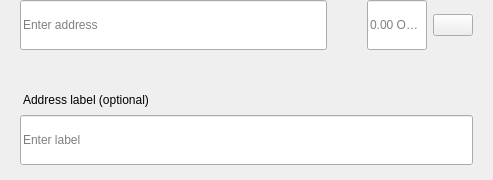
<?xml version="1.0" encoding="UTF-8"?>
<ui version="4.0">
 <class>SendMultiRow</class>
 <widget class="QWidget" name="SendMultiRow">
  <property name="geometry">
   <rect>
    <x>0</x>
    <y>0</y>
    <width>493</width>
    <height>180</height>
   </rect>
  </property>
  <property name="minimumSize">
   <size>
    <width>0</width>
    <height>0</height>
   </size>
  </property>
  <property name="maximumSize">
   <size>
    <width>16777215</width>
    <height>16777215</height>
   </size>
  </property>
  <property name="windowTitle">
   <string>Form</string>
  </property>
  <layout class="QVBoxLayout" name="verticalLayout_3">
   <property name="spacing">
    <number>0</number>
   </property>
   <property name="leftMargin">
    <number>0</number>
   </property>
   <property name="topMargin">
    <number>0</number>
   </property>
   <property name="rightMargin">
    <number>20</number>
   </property>
   <property name="bottomMargin">
    <number>5</number>
   </property>
   <item alignment="Qt::AlignTop">
    <widget class="QWidget" name="widget" native="true">
     <property name="sizePolicy">
      <sizepolicy hsizetype="Expanding" vsizetype="Maximum">
       <horstretch>0</horstretch>
       <verstretch>0</verstretch>
      </sizepolicy>
     </property>
     <property name="minimumSize">
      <size>
       <width>0</width>
       <height>60</height>
      </size>
     </property>
     <property name="maximumSize">
      <size>
       <width>16777215</width>
       <height>85</height>
      </size>
     </property>
     <layout class="QHBoxLayout" name="horizontalLayout" stretch="6,0,2">
      <property name="spacing">
       <number>0</number>
      </property>
      <property name="leftMargin">
       <number>8</number>
      </property>
      <property name="topMargin">
       <number>0</number>
      </property>
      <property name="rightMargin">
       <number>0</number>
      </property>
      <property name="bottomMargin">
       <number>0</number>
      </property>
      <item alignment="Qt::AlignTop">
       <widget class="QStackedWidget" name="stackedAddress">
        <property name="minimumSize">
         <size>
          <width>0</width>
          <height>50</height>
         </size>
        </property>
        <property name="maximumSize">
         <size>
          <width>16777215</width>
          <height>50</height>
         </size>
        </property>
        <widget class="QWidget" name="page_4">
         <property name="sizePolicy">
          <sizepolicy hsizetype="Expanding" vsizetype="Preferred">
           <horstretch>0</horstretch>
           <verstretch>0</verstretch>
          </sizepolicy>
         </property>
         <property name="minimumSize">
          <size>
           <width>0</width>
           <height>50</height>
          </size>
         </property>
         <property name="maximumSize">
          <size>
           <width>16777215</width>
           <height>55</height>
          </size>
         </property>
         <layout class="QVBoxLayout" name="verticalLayout_7">
          <property name="spacing">
           <number>0</number>
          </property>
          <property name="leftMargin">
           <number>12</number>
          </property>
          <property name="topMargin">
           <number>0</number>
          </property>
          <property name="rightMargin">
           <number>0</number>
          </property>
          <property name="bottomMargin">
           <number>0</number>
          </property>
          <item>
           <widget class="QLineEdit" name="lineEditAddress">
            <property name="minimumSize">
             <size>
              <width>0</width>
              <height>50</height>
             </size>
            </property>
            <property name="maximumSize">
             <size>
              <width>16777215</width>
              <height>50</height>
             </size>
            </property>
            <property name="placeholderText">
             <string>Enter address</string>
            </property>
           </widget>
          </item>
         </layout>
        </widget>
        <widget class="QWidget" name="page_3"/>
       </widget>
      </item>
      <item>
       <spacer name="horizontalSpacer_3">
        <property name="orientation">
         <enum>Qt::Horizontal</enum>
        </property>
        <property name="sizeType">
         <enum>QSizePolicy::Fixed</enum>
        </property>
        <property name="sizeHint" stdset="0">
         <size>
          <width>40</width>
          <height>20</height>
         </size>
        </property>
       </spacer>
      </item>
      <item>
       <layout class="QHBoxLayout" name="horizontalLayout_2">
        <property name="spacing">
         <number>6</number>
        </property>
        <item alignment="Qt::AlignTop">
         <widget class="QLineEdit" name="lineEditAmount">
          <property name="sizePolicy">
           <sizepolicy hsizetype="Expanding" vsizetype="Preferred">
            <horstretch>0</horstretch>
            <verstretch>0</verstretch>
           </sizepolicy>
          </property>
          <property name="minimumSize">
           <size>
            <width>0</width>
            <height>50</height>
           </size>
          </property>
          <property name="maximumSize">
           <size>
            <width>16777215</width>
            <height>50</height>
           </size>
          </property>
          <property name="maxLength">
           <number>17</number>
          </property>
          <property name="alignment">
           <set>Qt::AlignLeading|Qt::AlignLeft|Qt::AlignVCenter</set>
          </property>
          <property name="placeholderText">
           <string notr="true">0.00 OWLC</string>
          </property>
         </widget>
        </item>
        <item>
         <layout class="QVBoxLayout" name="verticalLayout">
          <property name="topMargin">
           <number>14</number>
          </property>
          <property name="bottomMargin">
           <number>0</number>
          </property>
          <item alignment="Qt::AlignTop">
           <widget class="QPushButton" name="btnMenu">
            <property name="minimumSize">
             <size>
              <width>0</width>
              <height>0</height>
             </size>
            </property>
            <property name="maximumSize">
             <size>
              <width>16777215</width>
              <height>16777215</height>
             </size>
            </property>
            <property name="focusPolicy">
             <enum>Qt::NoFocus</enum>
            </property>
            <property name="text">
             <string/>
            </property>
           </widget>
          </item>
         </layout>
        </item>
       </layout>
      </item>
     </layout>
    </widget>
   </item>
   <item>
    <widget class="QWidget" name="layoutLabel" native="true">
     <property name="minimumSize">
      <size>
       <width>0</width>
       <height>0</height>
      </size>
     </property>
     <property name="maximumSize">
      <size>
       <width>16777215</width>
       <height>16777215</height>
      </size>
     </property>
     <layout class="QVBoxLayout" name="verticalLayout_9">
      <property name="spacing">
       <number>6</number>
      </property>
      <property name="leftMargin">
       <number>20</number>
      </property>
      <property name="topMargin">
       <number>0</number>
      </property>
      <property name="rightMargin">
       <number>0</number>
      </property>
      <property name="bottomMargin">
       <number>10</number>
      </property>
      <item>
       <spacer name="verticalSpacer">
        <property name="orientation">
         <enum>Qt::Vertical</enum>
        </property>
        <property name="sizeType">
         <enum>QSizePolicy::Fixed</enum>
        </property>
        <property name="sizeHint" stdset="0">
         <size>
          <width>20</width>
          <height>20</height>
         </size>
        </property>
       </spacer>
      </item>
      <item>
       <widget class="QLabel" name="labelSubtitleDescription">
        <property name="styleSheet">
         <string notr="true">margin-bottom:2px;
margin-left:0.05px;
padding:0px;</string>
        </property>
        <property name="text">
         <string>Address label (optional)</string>
        </property>
       </widget>
      </item>
      <item>
       <widget class="QLineEdit" name="lineEditDescription">
        <property name="minimumSize">
         <size>
          <width>0</width>
          <height>50</height>
         </size>
        </property>
        <property name="maximumSize">
         <size>
          <width>16777215</width>
          <height>50</height>
         </size>
        </property>
        <property name="placeholderText">
         <string>Enter label</string>
        </property>
       </widget>
      </item>
     </layout>
    </widget>
   </item>
  </layout>
 </widget>
 <resources/>
 <connections/>
</ui>
